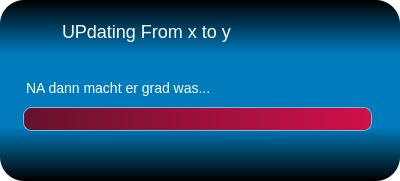
<?xml version="1.0" encoding="UTF-8"?>
<ui version="4.0">
 <class>UpdateProgressWidget</class>
 <widget class="QWidget" name="UpdateProgressWidget">
  <property name="geometry">
   <rect>
    <x>0</x>
    <y>0</y>
    <width>400</width>
    <height>181</height>
   </rect>
  </property>
  <property name="sizePolicy">
   <sizepolicy hsizetype="Preferred" vsizetype="Fixed">
    <horstretch>0</horstretch>
    <verstretch>0</verstretch>
   </sizepolicy>
  </property>
  <property name="minimumSize">
   <size>
    <width>0</width>
    <height>181</height>
   </size>
  </property>
  <property name="maximumSize">
   <size>
    <width>16777215</width>
    <height>181</height>
   </size>
  </property>
  <property name="windowTitle">
   <string>Update Red Bull Media Player</string>
  </property>
  <property name="styleSheet">
   <string>background:transparent;</string>
  </property>
  <layout class="QVBoxLayout" name="verticalLayout">
   <property name="spacing">
    <number>0</number>
   </property>
   <property name="margin">
    <number>0</number>
   </property>
   <item>
    <widget class="QWidget" name="widget" native="true">
     <property name="styleSheet">
      <string>background:qlineargradient(x1:0, y1:0, x2:0, y2:1, stop: 0 rgba(0,0,0,100%), stop: 0.3 rgba(0,123,188,100%),stop: 0.7 rgba(0,123,188,100%), stop: 1 rgba(0,0,0,100%));
border-radius:24;</string>
     </property>
     <layout class="QVBoxLayout" name="verticalLayout_2">
      <property name="spacing">
       <number>0</number>
      </property>
      <property name="leftMargin">
       <number>3</number>
      </property>
      <property name="rightMargin">
       <number>3</number>
      </property>
      <property name="bottomMargin">
       <number>0</number>
      </property>
      <item>
       <layout class="QHBoxLayout" name="horizontalLayout">
        <property name="spacing">
         <number>0</number>
        </property>
        <item>
         <spacer name="horizontalSpacer_2">
          <property name="orientation">
           <enum>Qt::Horizontal</enum>
          </property>
          <property name="sizeType">
           <enum>QSizePolicy::Fixed</enum>
          </property>
          <property name="sizeHint" stdset="0">
           <size>
            <width>20</width>
            <height>20</height>
           </size>
          </property>
         </spacer>
        </item>
        <item>
         <widget class="QLabel" name="_logoLabel">
          <property name="sizePolicy">
           <sizepolicy hsizetype="Fixed" vsizetype="Fixed">
            <horstretch>0</horstretch>
            <verstretch>0</verstretch>
           </sizepolicy>
          </property>
          <property name="minimumSize">
           <size>
            <width>30</width>
            <height>30</height>
           </size>
          </property>
          <property name="maximumSize">
           <size>
            <width>30</width>
            <height>30</height>
           </size>
          </property>
          <property name="styleSheet">
           <string>
background:transparent;</string>
          </property>
          <property name="text">
           <string/>
          </property>
          <property name="scaledContents">
           <bool>true</bool>
          </property>
          <property name="alignment">
           <set>Qt::AlignCenter</set>
          </property>
         </widget>
        </item>
        <item>
         <widget class="QLabel" name="_headerLabel">
          <property name="sizePolicy">
           <sizepolicy hsizetype="Expanding" vsizetype="Fixed">
            <horstretch>0</horstretch>
            <verstretch>50</verstretch>
           </sizepolicy>
          </property>
          <property name="styleSheet">
           <string>color:white;
font-size:18px;
margin-left:5px;
background:transparent;</string>
          </property>
          <property name="text">
           <string>UPdating From x to y</string>
          </property>
          <property name="alignment">
           <set>Qt::AlignLeading|Qt::AlignLeft|Qt::AlignVCenter</set>
          </property>
          <property name="wordWrap">
           <bool>true</bool>
          </property>
         </widget>
        </item>
       </layout>
      </item>
      <item>
       <widget class="QLabel" name="_linieLabel">
        <property name="sizePolicy">
         <sizepolicy hsizetype="Fixed" vsizetype="Fixed">
          <horstretch>0</horstretch>
          <verstretch>0</verstretch>
         </sizepolicy>
        </property>
        <property name="minimumSize">
         <size>
          <width>394</width>
          <height>1</height>
         </size>
        </property>
        <property name="maximumSize">
         <size>
          <width>394</width>
          <height>1</height>
         </size>
        </property>
        <property name="text">
         <string/>
        </property>
       </widget>
      </item>
      <item>
       <widget class="QLabel" name="_currentTaskName">
        <property name="sizePolicy">
         <sizepolicy hsizetype="Preferred" vsizetype="Expanding">
          <horstretch>0</horstretch>
          <verstretch>0</verstretch>
         </sizepolicy>
        </property>
        <property name="minimumSize">
         <size>
          <width>0</width>
          <height>35</height>
         </size>
        </property>
        <property name="maximumSize">
         <size>
          <width>16777215</width>
          <height>35</height>
         </size>
        </property>
        <property name="styleSheet">
         <string>color:white;
font-size:14px;
margin-left:20px;
background:transparent;</string>
        </property>
        <property name="text">
         <string>NA dann macht er grad was...</string>
        </property>
        <property name="alignment">
         <set>Qt::AlignBottom|Qt::AlignLeading|Qt::AlignLeft</set>
        </property>
       </widget>
      </item>
      <item>
       <layout class="QHBoxLayout" name="horizontalLayout_3">
        <property name="spacing">
         <number>0</number>
        </property>
        <item>
         <spacer name="horizontalSpacer_3">
          <property name="orientation">
           <enum>Qt::Horizontal</enum>
          </property>
          <property name="sizeType">
           <enum>QSizePolicy::Fixed</enum>
          </property>
          <property name="sizeHint" stdset="0">
           <size>
            <width>20</width>
            <height>20</height>
           </size>
          </property>
         </spacer>
        </item>
        <item>
         <widget class="QProgressBar" name="_progress">
          <property name="styleSheet">
           <string>QProgressBar:horizontal {
border: 1px solid #87b7ce;
border-radius: 8px;
background: transparent;
padding: 0px;
}
QProgressBar::chunk:horizontal {
background: qlineargradient(x1: 0, y1: 0.5, x2: 1, y2: 0.5, stop: 0 #66122c, stop: 1 #d11049);
border-radius: 8px;
}</string>
          </property>
          <property name="maximum">
           <number>113</number>
          </property>
          <property name="value">
           <number>113</number>
          </property>
          <property name="textVisible">
           <bool>false</bool>
          </property>
          <property name="format">
           <string>%p%</string>
          </property>
         </widget>
        </item>
        <item>
         <spacer name="horizontalSpacer_4">
          <property name="orientation">
           <enum>Qt::Horizontal</enum>
          </property>
          <property name="sizeType">
           <enum>QSizePolicy::Fixed</enum>
          </property>
          <property name="sizeHint" stdset="0">
           <size>
            <width>25</width>
            <height>20</height>
           </size>
          </property>
         </spacer>
        </item>
       </layout>
      </item>
      <item>
       <spacer name="verticalSpacer_2">
        <property name="orientation">
         <enum>Qt::Vertical</enum>
        </property>
        <property name="sizeType">
         <enum>QSizePolicy::Fixed</enum>
        </property>
        <property name="sizeHint" stdset="0">
         <size>
          <width>5</width>
          <height>5</height>
         </size>
        </property>
       </spacer>
      </item>
      <item>
       <layout class="QHBoxLayout" name="horizontalLayout_2">
        <property name="spacing">
         <number>0</number>
        </property>
        <item>
         <spacer name="horizontalSpacer">
          <property name="orientation">
           <enum>Qt::Horizontal</enum>
          </property>
          <property name="sizeHint" stdset="0">
           <size>
            <width>40</width>
            <height>27</height>
           </size>
          </property>
         </spacer>
        </item>
        <item>
         <layout class="QHBoxLayout" name="_buttonsContainer">
          <property name="spacing">
           <number>0</number>
          </property>
         </layout>
        </item>
        <item>
         <spacer name="horizontalSpacer_5">
          <property name="orientation">
           <enum>Qt::Horizontal</enum>
          </property>
          <property name="sizeType">
           <enum>QSizePolicy::Fixed</enum>
          </property>
          <property name="sizeHint" stdset="0">
           <size>
            <width>20</width>
            <height>27</height>
           </size>
          </property>
         </spacer>
        </item>
       </layout>
      </item>
      <item>
       <spacer name="verticalSpacer">
        <property name="orientation">
         <enum>Qt::Vertical</enum>
        </property>
        <property name="sizeType">
         <enum>QSizePolicy::Fixed</enum>
        </property>
        <property name="sizeHint" stdset="0">
         <size>
          <width>10</width>
          <height>10</height>
         </size>
        </property>
       </spacer>
      </item>
     </layout>
    </widget>
   </item>
  </layout>
 </widget>
 <resources/>
 <connections/>
</ui>
